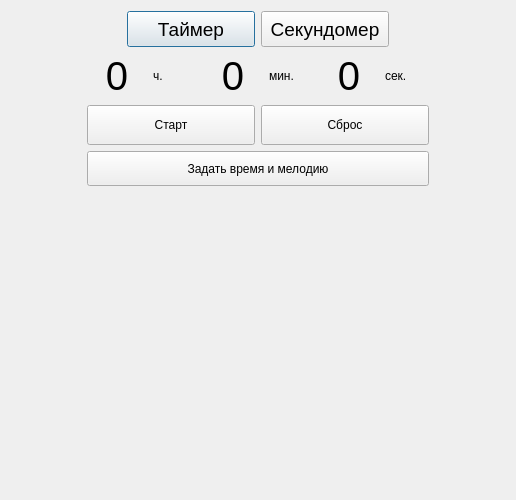
<?xml version="1.0" encoding="UTF-8"?>
<ui version="4.0">
 <class>Dialog</class>
 <widget class="QDialog" name="Dialog">
  <property name="geometry">
   <rect>
    <x>0</x>
    <y>0</y>
    <width>516</width>
    <height>500</height>
   </rect>
  </property>
  <property name="windowTitle">
   <string>Секундомер/Таймер</string>
  </property>
  <layout class="QVBoxLayout" name="verticalLayout_2">
   <item>
    <layout class="QHBoxLayout" name="horizontalLayout_20">
     <item>
      <spacer name="horizontalSpacer_3">
       <property name="orientation">
        <enum>Qt::Horizontal</enum>
       </property>
       <property name="sizeHint" stdset="0">
        <size>
         <width>40</width>
         <height>20</height>
        </size>
       </property>
      </spacer>
     </item>
     <item>
      <layout class="QVBoxLayout" name="verticalLayout">
       <item>
        <layout class="QHBoxLayout" name="horizontalLayout">
         <item>
          <spacer name="horizontalSpacer">
           <property name="orientation">
            <enum>Qt::Horizontal</enum>
           </property>
           <property name="sizeHint" stdset="0">
            <size>
             <width>40</width>
             <height>20</height>
            </size>
           </property>
          </spacer>
         </item>
         <item>
          <widget class="QPushButton" name="pushButton_Timer">
           <property name="minimumSize">
            <size>
             <width>128</width>
             <height>36</height>
            </size>
           </property>
           <property name="font">
            <font>
             <pointsize>14</pointsize>
            </font>
           </property>
           <property name="styleSheet">
            <string notr="true"/>
           </property>
           <property name="text">
            <string>Таймер</string>
           </property>
          </widget>
         </item>
         <item>
          <widget class="QPushButton" name="pushButton_Sec">
           <property name="minimumSize">
            <size>
             <width>128</width>
             <height>36</height>
            </size>
           </property>
           <property name="font">
            <font>
             <pointsize>14</pointsize>
            </font>
           </property>
           <property name="text">
            <string>Секундомер</string>
           </property>
          </widget>
         </item>
         <item>
          <spacer name="horizontalSpacer_2">
           <property name="orientation">
            <enum>Qt::Horizontal</enum>
           </property>
           <property name="sizeHint" stdset="0">
            <size>
             <width>40</width>
             <height>20</height>
            </size>
           </property>
          </spacer>
         </item>
        </layout>
       </item>
       <item>
        <layout class="QHBoxLayout" name="horizontalLayout_2">
         <item>
          <widget class="QLabel" name="label_h">
           <property name="minimumSize">
            <size>
             <width>60</width>
             <height>45</height>
            </size>
           </property>
           <property name="font">
            <font>
             <pointsize>30</pointsize>
            </font>
           </property>
           <property name="text">
            <string>0</string>
           </property>
           <property name="alignment">
            <set>Qt::AlignCenter</set>
           </property>
          </widget>
         </item>
         <item>
          <widget class="QLabel" name="label_Timer_h">
           <property name="text">
            <string>ч.</string>
           </property>
          </widget>
         </item>
         <item>
          <widget class="QLabel" name="label_min">
           <property name="minimumSize">
            <size>
             <width>60</width>
             <height>45</height>
            </size>
           </property>
           <property name="font">
            <font>
             <pointsize>30</pointsize>
            </font>
           </property>
           <property name="text">
            <string>0</string>
           </property>
           <property name="alignment">
            <set>Qt::AlignCenter</set>
           </property>
          </widget>
         </item>
         <item>
          <widget class="QLabel" name="label_Timer_min">
           <property name="text">
            <string>мин.</string>
           </property>
          </widget>
         </item>
         <item>
          <widget class="QLabel" name="label_sec">
           <property name="minimumSize">
            <size>
             <width>60</width>
             <height>45</height>
            </size>
           </property>
           <property name="font">
            <font>
             <pointsize>30</pointsize>
            </font>
           </property>
           <property name="text">
            <string>0</string>
           </property>
           <property name="alignment">
            <set>Qt::AlignCenter</set>
           </property>
          </widget>
         </item>
         <item>
          <widget class="QLabel" name="label_Timer_sec">
           <property name="text">
            <string>сек.</string>
           </property>
          </widget>
         </item>
        </layout>
       </item>
       <item>
        <layout class="QHBoxLayout" name="horizontalLayout_4">
         <item>
          <widget class="QPushButton" name="pushButton_Timer_start_stop">
           <property name="minimumSize">
            <size>
             <width>0</width>
             <height>40</height>
            </size>
           </property>
           <property name="text">
            <string>Старт</string>
           </property>
           <property name="autoDefault">
            <bool>true</bool>
           </property>
           <property name="default">
            <bool>false</bool>
           </property>
          </widget>
         </item>
         <item>
          <widget class="QPushButton" name="pushButton_Timer_reset">
           <property name="minimumSize">
            <size>
             <width>0</width>
             <height>40</height>
            </size>
           </property>
           <property name="text">
            <string>Сброс</string>
           </property>
           <property name="default">
            <bool>false</bool>
           </property>
          </widget>
         </item>
        </layout>
       </item>
       <item>
        <widget class="QPushButton" name="pushButton_Timer_setTimer">
         <property name="minimumSize">
          <size>
           <width>99</width>
           <height>35</height>
          </size>
         </property>
         <property name="text">
          <string>Задать время и мелодию</string>
         </property>
        </widget>
       </item>
      </layout>
     </item>
     <item>
      <spacer name="horizontalSpacer_4">
       <property name="orientation">
        <enum>Qt::Horizontal</enum>
       </property>
       <property name="sizeHint" stdset="0">
        <size>
         <width>40</width>
         <height>20</height>
        </size>
       </property>
      </spacer>
     </item>
    </layout>
   </item>
   <item>
    <spacer name="verticalSpacer">
     <property name="orientation">
      <enum>Qt::Vertical</enum>
     </property>
     <property name="sizeHint" stdset="0">
      <size>
       <width>20</width>
       <height>43</height>
      </size>
     </property>
    </spacer>
   </item>
  </layout>
 </widget>
 <resources/>
 <connections/>
</ui>
